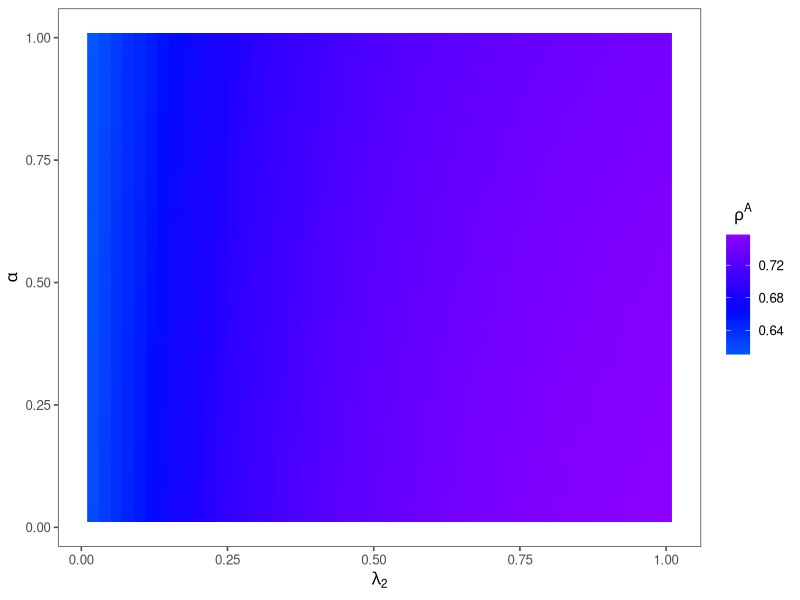
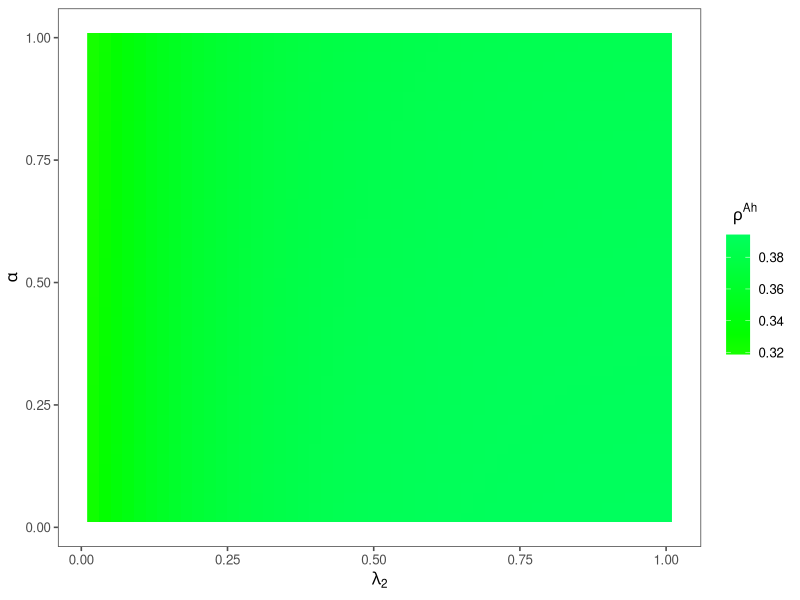
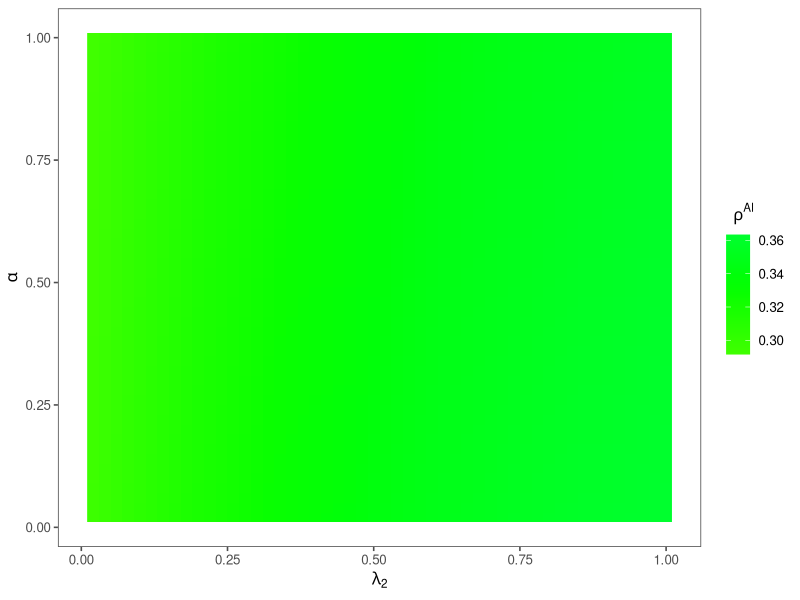
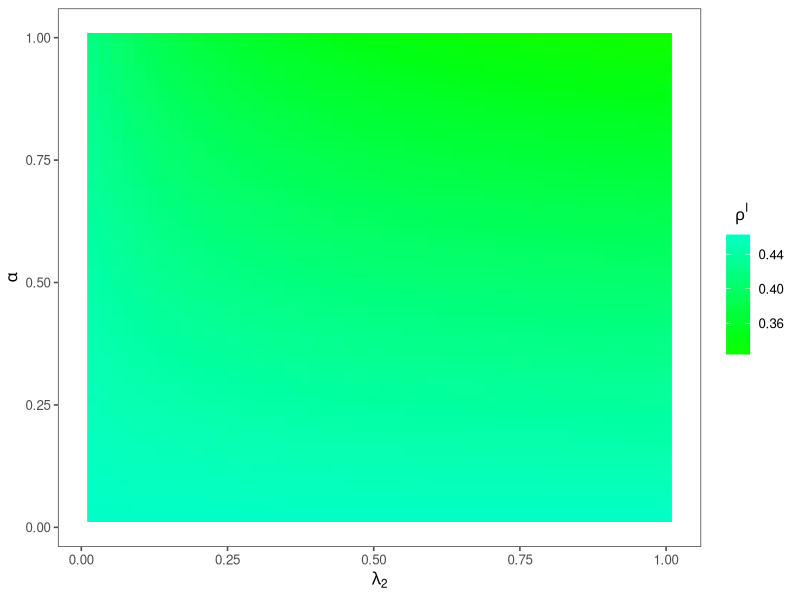
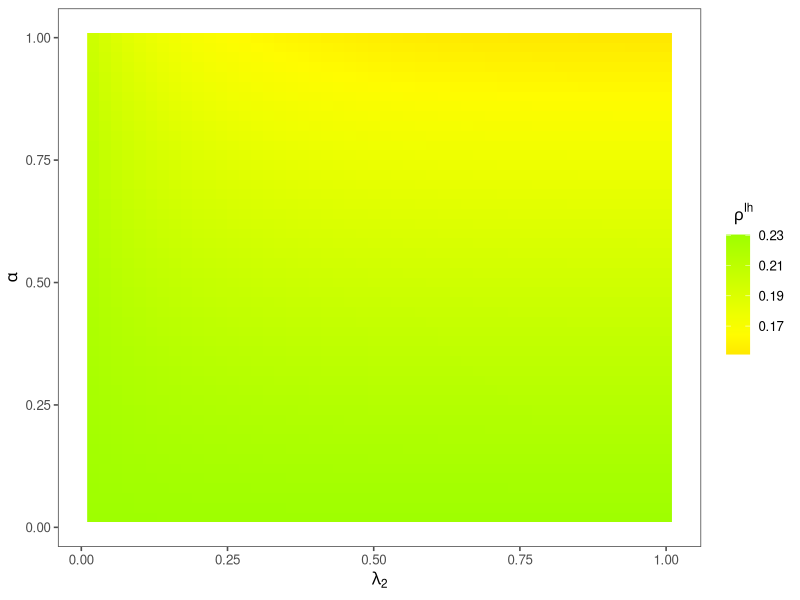
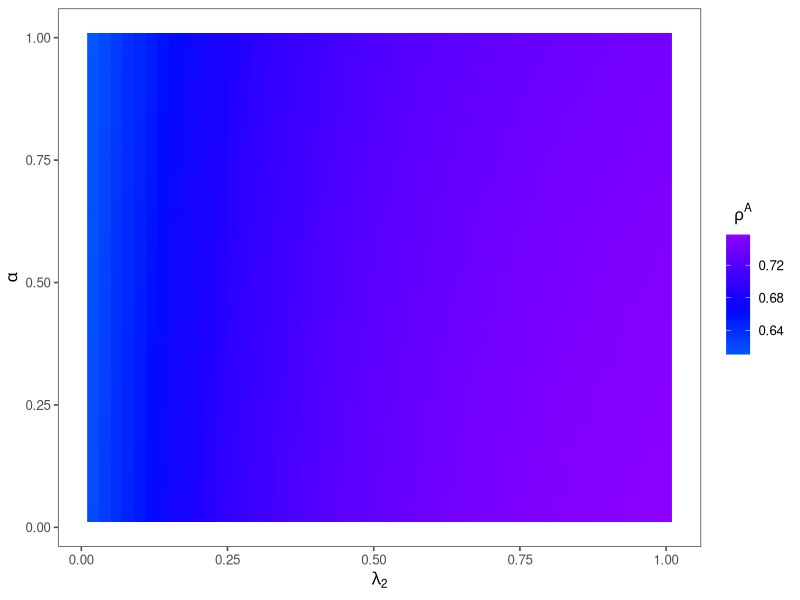
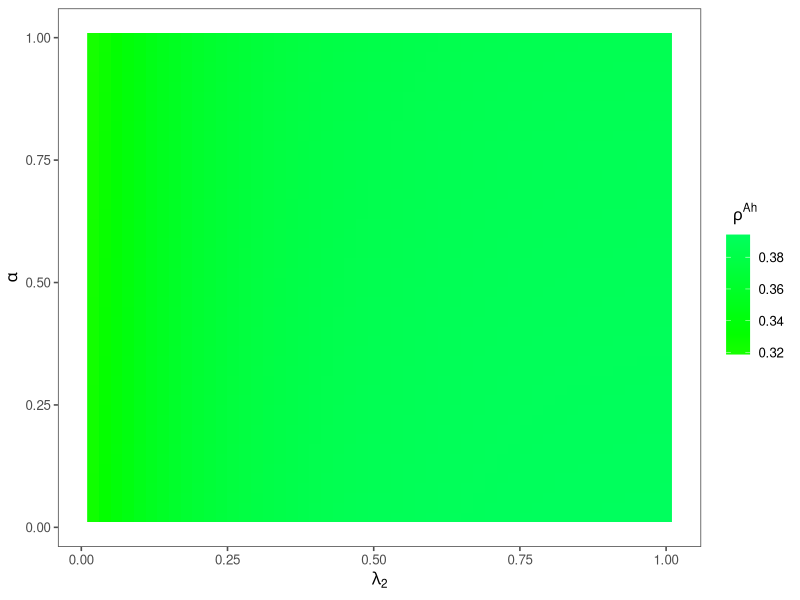
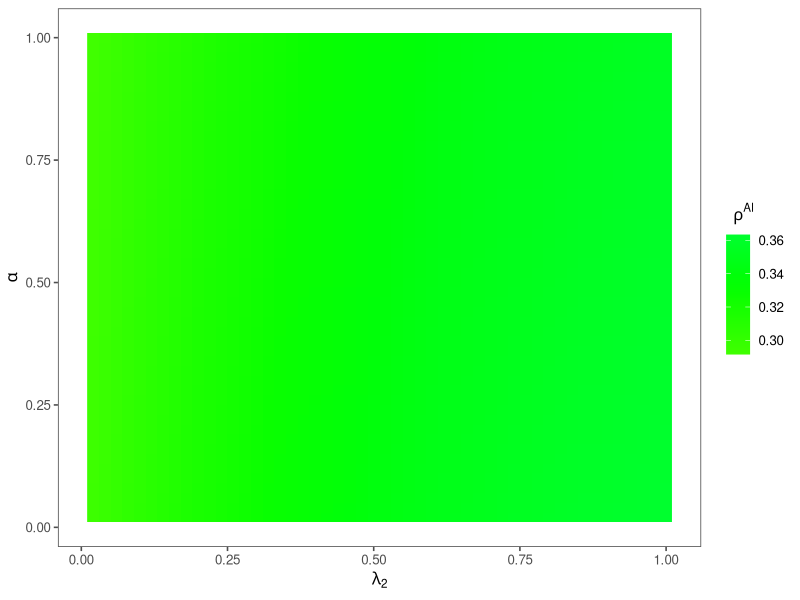

The R script that drew these images, in order: (Note: this script raises an error after producing the figures.)
#Dynamical Interplay between Awareness and Epidemic Spreading in Multiplex Networks文章复现
suppressPackageStartupMessages(suppressWarnings({
  library(igraph)
  library(progress)
  library(magrittr)
  library(tidyverse)
  library(ggthemes)
  library(RColorBrewer)
  library(parallel)
  library(foreach)
  library(doParallel)
  library(tidyr)
  library(ggplot2)
}))


getwd()
setwd(dirname(rstudioapi::getActiveDocumentContext()$path))

t1<-Sys.time()

Exp42_data<-read.csv("Exp4_lambda2_alpha.csv")

#1. rho_A
df<-Exp42_data[,c(2,3,4)] %>%
  purrr::set_names("alpha","lambda2","rho_A")

ggplot(df,aes(x=lambda2,y=alpha,fill=rho_A))+
  geom_raster() +
  scale_fill_gradientn(colours =rainbow(7,start=min(df$rho_A),end=max(df$rho_A)))+
  theme_few()+
  ylab(expression(alpha))+
  xlab(expression(lambda[2]))+
  guides(fill=guide_colorbar(title= expression(rho^A),title.hjust =  .2))

ggsave("exp42rhoA.png",width=15, height=13,units="cm",dpi = 600)

#3. rho_Ah
df<-Exp42_data[,c(2,3,6)] %>%
  purrr::set_names("alpha","lambda2","rho_Ah")

ggplot(df,aes(y=alpha,x=lambda2,fill=rho_Ah))+
  geom_raster() +
  scale_fill_gradientn(colours =rainbow(7,start=min(df$rho_Ah),end=max(df$rho_Ah)))+
  theme_few()+
  ylab(expression(alpha))+
  xlab(expression(lambda[2]))+
  guides(fill=guide_colorbar(title= expression(rho^Ah),title.hjust =  .2))

ggsave("exp42rhoAh.png",width=15, height=13,units="cm",dpi = 600)

#5. rho_Al
df<-Exp42_data[,c(2,3,8)] %>%
  purrr::set_names("alpha","lambda2","rho_Al")

ggplot(df,aes(y=alpha,x=lambda2,fill=rho_Al))+
  geom_raster() +
  scale_fill_gradientn(colours =rainbow(7,start=min(df$rho_Al),end=max(df$rho_Al)))+
  theme_few()+
  ylab(expression(alpha))+
  xlab(expression(lambda[2]))+
  guides(fill=guide_colorbar(title= expression(rho^Al),title.hjust =  .2))

ggsave("exp42rhoAl.png",width=15, height=13,units="cm",dpi = 600)


#--------------------------------------------------------------------------------------------#
temp<-Exp42_data[,c(2,3,5,7,9)]
apply(temp, 2, min)
apply(temp, 2, max)

#2. rho_I
df<-Exp42_data[,c(2,3,5)] %>%
  purrr::set_names("alpha","lambda2","rho_I")

ggplot(df,aes(y=alpha,x=lambda2,fill=rho_I))+
  geom_raster() +
  scale_fill_gradientn(colours =rainbow(7,start=min(df$rho_I),end=max(df$rho_I)))+
  theme_few()+
  ylab(expression(alpha))+
  xlab(expression(lambda[2]))+
  guides(fill=guide_colorbar(title= expression(rho^I),title.hjust =  .2))

ggsave("exp42rhoI.png",width=15, height=13,units="cm",dpi = 600)


#4. rho_Ih
df<-Exp42_data[,c(2,3,7)] %>%
  purrr::set_names("alpha","lambda2","rho_Ih")

ggplot(df,aes(y=alpha,x=lambda2,fill=rho_Ih))+
  geom_raster() +
  scale_fill_gradientn(colours =rainbow(7,start=min(df$rho_Ih),end=max(df$rho_Ih)))+
  theme_few()+
  ylab(expression(alpha))+
  xlab(expression(lambda[2]))+
  guides(fill=guide_colorbar(title= expression(rho^Ih),title.hjust =  .2))

ggsave("exp42rhoIh.png",width=15, height=13,units="cm",dpi = 600)



#6. rho_Il
df<-Exp42_data[,c(2,3,9)] %>%
  purrr::set_names("alpha","lambda2","rho_Il")

ggplot(df,aes(y=alpha,x=lambda2,fill=rho_Il))+
  geom_raster() +
  scale_fill_gradientn(colours =rainbow(7,start=(min(df$rho_Il)-0.2064)/(0.5749584-0.2064126),end=(max(df$rho_Il)-0.2064)/(0.5749584-0.2064126)))+
  theme_few()+
  # scale_x_continuous(limits = c(0,0.5),
  #                    breaks = c(0,0.1,0.2,0.3,0.4,0.5))+
  # scale_y_continuous(limits = c(0.5,1),
  #                    breaks = c(0.5,0.6,0.7,0.8,0.9,1))+
  ylab(expression(alpha))+
  xlab(expression(lambda[2]))+
  guides(fill=guide_colorbar(title= expression(rho^Il),title.hjust =  .2))

ggsave("exp42rhoIl.png",width=15, height=13,units="cm",dpi = 600)


t2<-Sys.time()
t1;t2;t2-t1 
